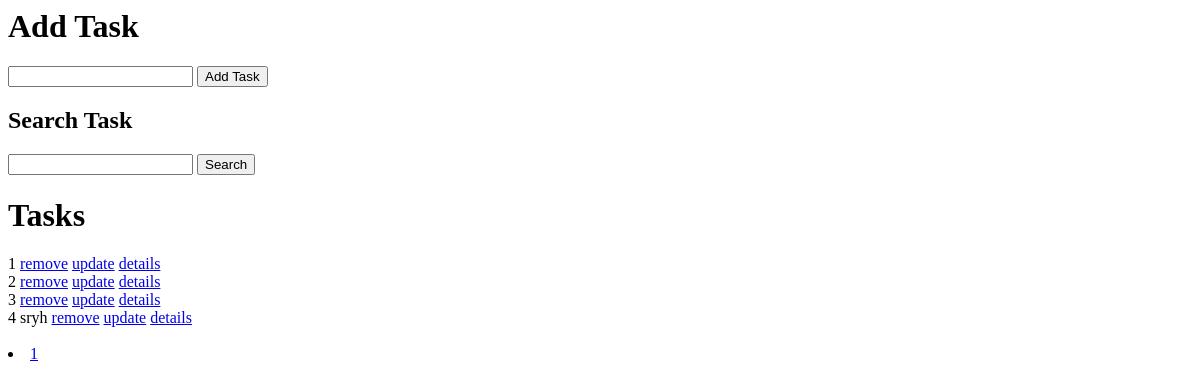
The page /tasks/ on the database as committed earlier.
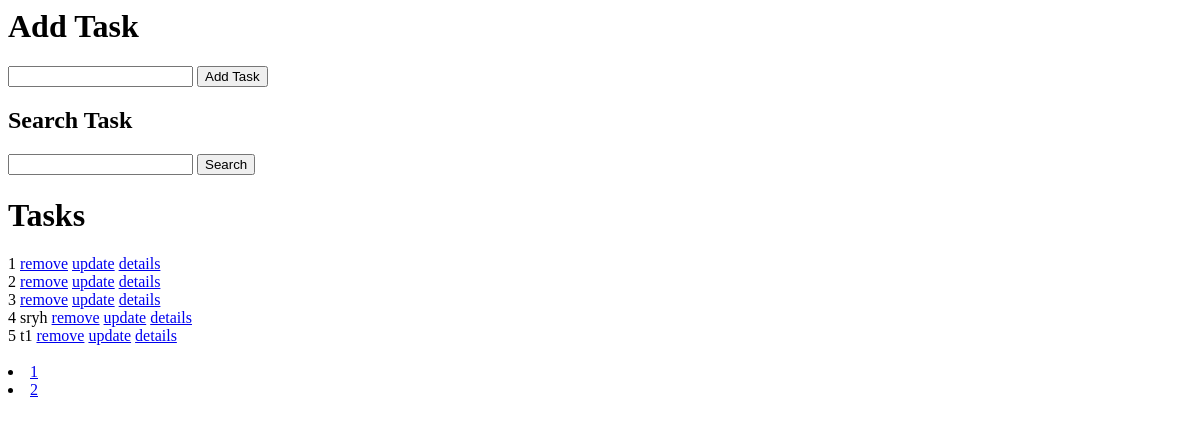
The same page on the database as committed later.
### tasks/models.py (models this page shows)
class Task(models.Model):
    title = models.CharField(max_length=100)
    description = models.TextField()
    completed = models.BooleanField(default=False)
    deleted = models.BooleanField(default=False)
    user = models.ForeignKey(User, on_delete=models.CASCADE, null=True, blank=True)
    def __str__(self) -> str:
        return self.title

### tasks/views.py (the view)
# urls.py: path("tasks/", GenericTaskView.as_view()),
class GenericTaskView(ListView):
    queryset = Task.objects.filter(deleted=False)
    template_name = "tasks.html"
    context_object_name = "tasks"
    paginate_by = 5
    def get_queryset(self):
        tasks = Task.objects.filter(deleted=False)
        search_string = self.request.GET.get("search")
        if search_string:
            tasks = tasks.filter(title__icontains=search_string)
        return tasks

### templates/tasks.html (shortened to what this page needs)
<h1>Add Task</h1>
<form action="/add-task" method="get">
    <input type="text" name="task" />
    <button type="submit">Add Task</button>
</form>
<h2>Search Task</h2>
<form action="" method="get">
    <input type="text" name="search" />
    <button type="submit">Search</button>
</form>
<h1>Tasks</h1>
{% for task in tasks%}
{{forloop.counter}}
{{task}} <a href="/delete-task/{{task.id}}">remove</a>  <a href="/update-task/{{task.id}}">update</a> <a href="/detail-task/{{task.id}}">details</a><br />
{% endfor %}
{% for page in paginator.page_range %}
<li>
    <a href="?page={{page}}&search={{request.GET.search}}">{{page}}</a>
</li>
{% endfor %}

Rows that differ between the two databases and show on the page:
added Task: title "t1"
Other text that changed with them:
new list line: "2"
